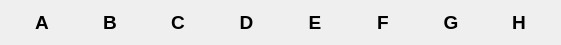
   <widget class="QWidget" name="horizontalLayoutWidget">
    <property name="geometry">
     <rect>
      <x>110</x>
      <y>30</y>
      <width>561</width>
      <height>25</height>
     </rect>
    </property>
    <layout class="QHBoxLayout" name="horizontalLayout_3">
     <item>
      <widget class="QLabel" name="label_12">
       <property name="sizePolicy">
        <sizepolicy hsizetype="Preferred" vsizetype="Preferred">
         <horstretch>0</horstretch>
         <verstretch>0</verstretch>
        </sizepolicy>
       </property>
       <property name="font">
        <font>
         <pointsize>14</pointsize>
         <weight>75</weight>
         <bold>true</bold>
        </font>
       </property>
       <property name="text">
        <string>A</string>
       </property>
       <property name="alignment">
        <set>Qt::AlignCenter</set>
       </property>
      </widget>
     </item>
     <item>
      <widget class="QLabel" name="label_17">
       <property name="font">
        <font>
         <pointsize>14</pointsize>
         <weight>75</weight>
         <bold>true</bold>
        </font>
       </property>
       <property name="text">
        <string>B</string>
       </property>
       <property name="alignment">
        <set>Qt::AlignCenter</set>
       </property>
      </widget>
     </item>
     <item>
      <widget class="QLabel" name="label_15">
       <property name="sizePolicy">
        <sizepolicy hsizetype="Preferred" vsizetype="Preferred">
         <horstretch>0</horstretch>
         <verstretch>0</verstretch>
        </sizepolicy>
       </property>
       <property name="font">
        <font>
         <pointsize>14</pointsize>
         <weight>75</weight>
         <bold>true</bold>
        </font>
       </property>
       <property name="text">
        <string>C</string>
       </property>
       <property name="alignment">
        <set>Qt::AlignCenter</set>
       </property>
      </widget>
     </item>
     <item>
      <widget class="QLabel" name="label_11">
       <property name="sizePolicy">
        <sizepolicy hsizetype="Preferred" vsizetype="Preferred">
         <horstretch>0</horstretch>
         <verstretch>0</verstretch>
        </sizepolicy>
       </property>
       <property name="font">
        <font>
         <pointsize>14</pointsize>
         <weight>75</weight>
         <bold>true</bold>
        </font>
       </property>
       <property name="text">
        <string>D</string>
       </property>
       <property name="alignment">
        <set>Qt::AlignCenter</set>
       </property>
      </widget>
     </item>
     <item>
      <widget class="QLabel" name="label_13">
       <property name="font">
        <font>
         <pointsize>14</pointsize>
         <weight>75</weight>
         <bold>true</bold>
        </font>
       </property>
       <property name="text">
        <string>E</string>
       </property>
       <property name="alignment">
        <set>Qt::AlignCenter</set>
       </property>
      </widget>
     </item>
     <item>
      <widget class="QLabel" name="label_16">
       <property name="sizePolicy">
        <sizepolicy hsizetype="Preferred" vsizetype="Preferred">
         <horstretch>0</horstretch>
         <verstretch>0</verstretch>
        </sizepolicy>
       </property>
       <property name="font">
        <font>
         <pointsize>14</pointsize>
         <weight>75</weight>
         <bold>true</bold>
        </font>
       </property>
       <property name="text">
        <string>F</string>
       </property>
       <property name="alignment">
        <set>Qt::AlignCenter</set>
       </property>
      </widget>
     </item>
     <item>
      <widget class="QLabel" name="label_14">
       <property name="font">
        <font>
         <pointsize>14</pointsize>
         <weight>75</weight>
         <bold>true</bold>
        </font>
       </property>
       <property name="text">
        <string>G</string>
       </property>
       <property name="alignment">
        <set>Qt::AlignCenter</set>
       </property>
      </widget>
     </item>
     <item>
      <widget class="QLabel" name="label_18">
       <property name="sizePolicy">
        <sizepolicy hsizetype="Preferred" vsizetype="Preferred">
         <horstretch>0</horstretch>
         <verstretch>0</verstretch>
        </sizepolicy>
       </property>
       <property name="font">
        <font>
         <pointsize>14</pointsize>
         <weight>75</weight>
         <bold>true</bold>
        </font>
       </property>
       <property name="text">
        <string>H</string>
       </property>
       <property name="alignment">
        <set>Qt::AlignCenter</set>
       </property>
      </widget>
     </item>
    </layout>
   </widget>
